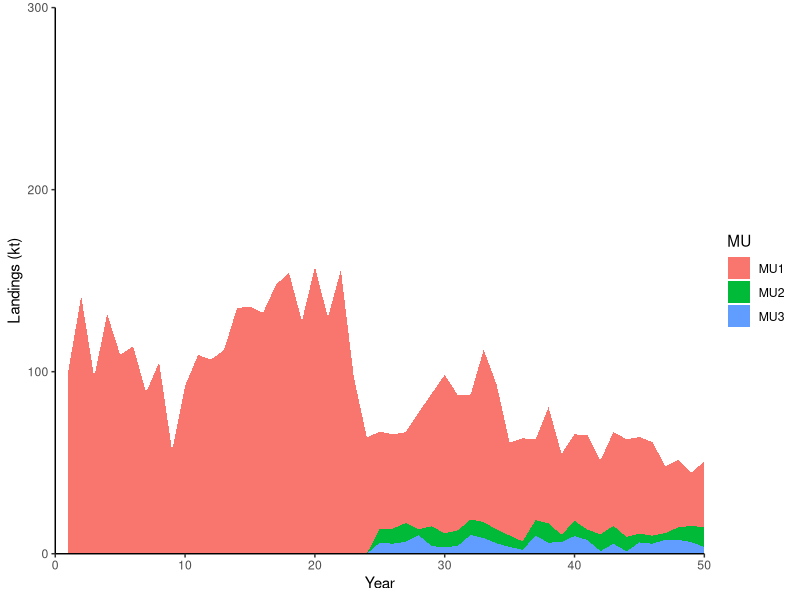
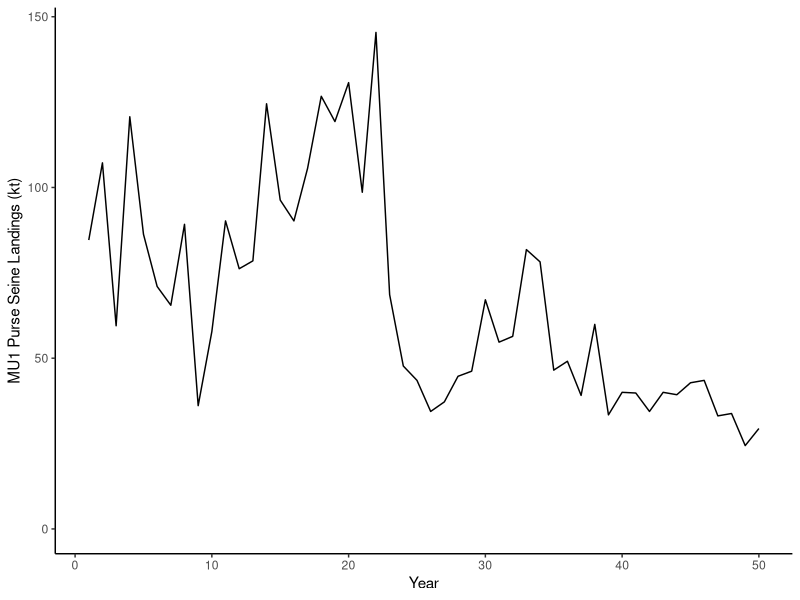
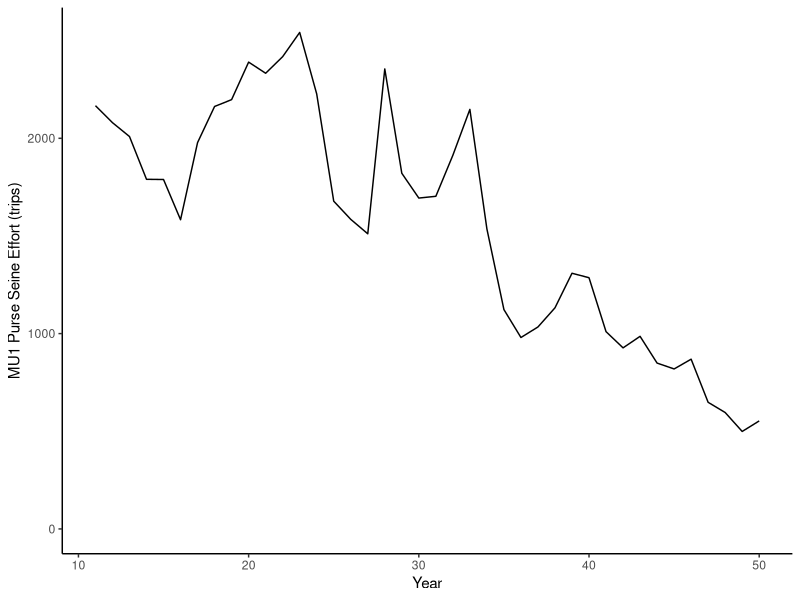
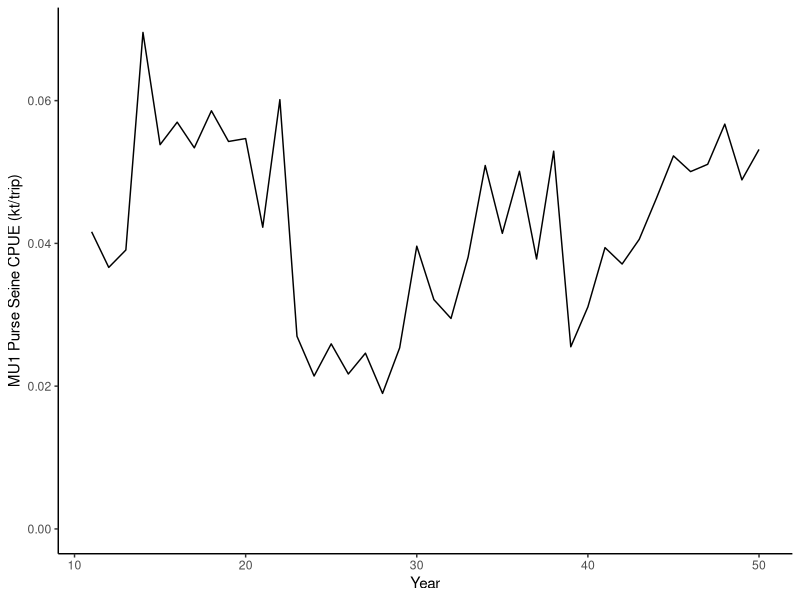
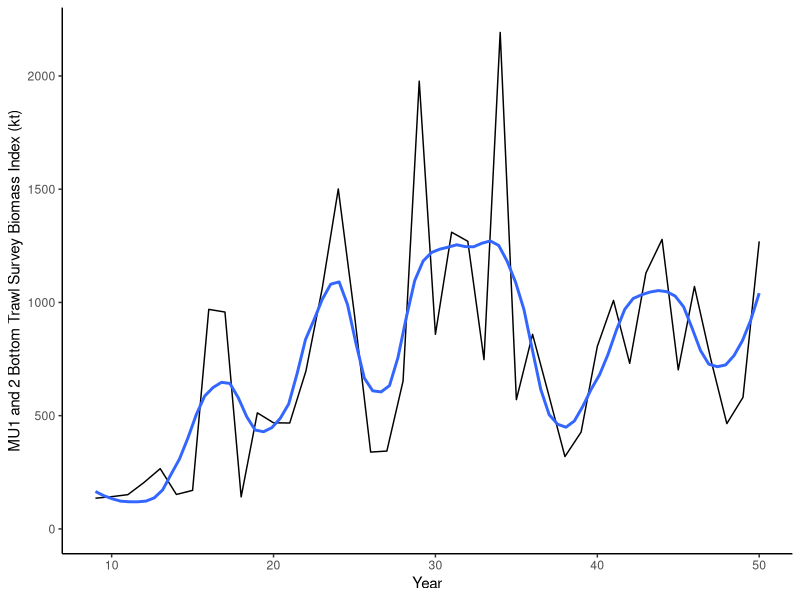
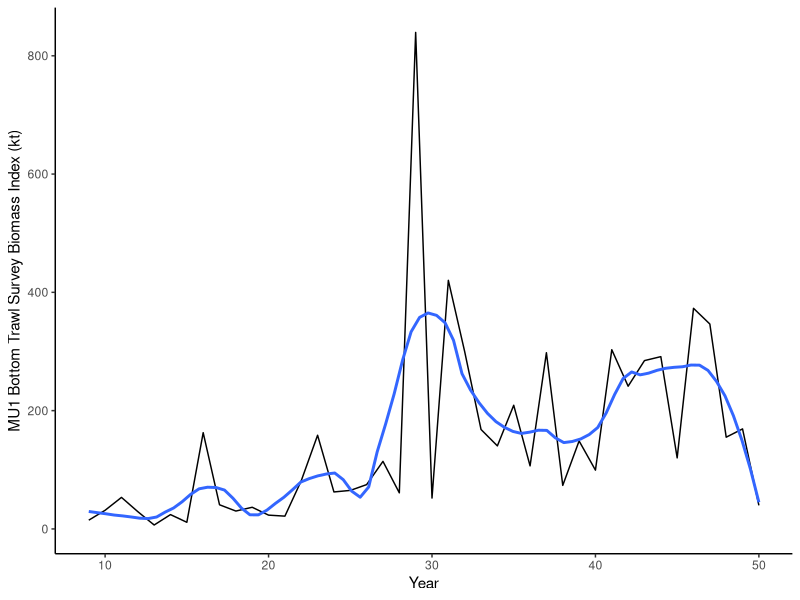
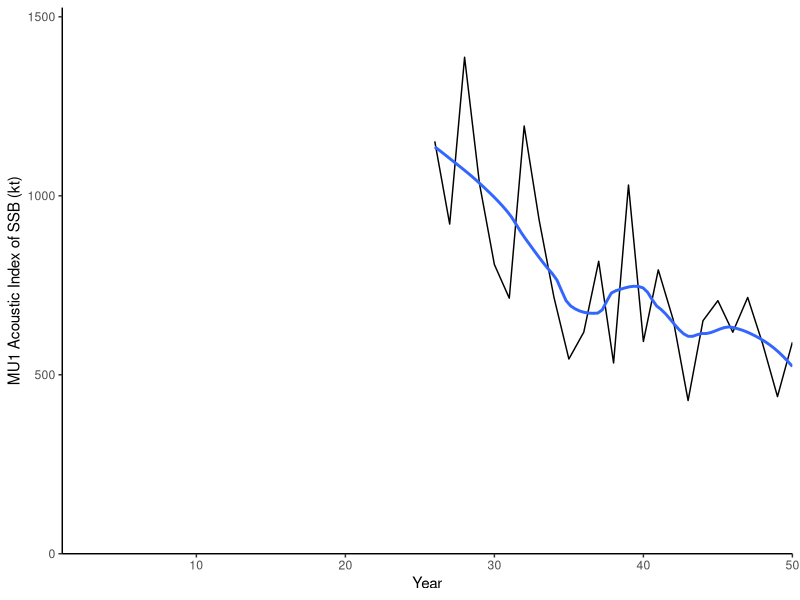

Source code (R) for these figures, in order: (Note: this script raises an error after producing the figures.)
rm(list=ls())
library(ggplot2)
L <- read.csv("Exercise 1/ex1_landings.csv")
D <- read.csv("Exercise 1/ex1_indices.csv")

head(L)
head(D)

#Calculate CPUE for purse seine fleet in SWNS/BoF
D$CPUE <- (D$PS_Catch_MU1)/D$PS_Effort

############################################################
#Plots
############################################################
#landings by MU
ggplot() + geom_area(data=L, mapping=aes(y=Landings_kt,x=Year,fill=MU)) +
  theme_classic() + labs(x='Year', y="Landings (kt)") +
  scale_x_continuous(limits = c(0,50), expand = c(0, 0)) +
  scale_y_continuous(limits = c(0,300), expand = c(0, 0)) 

#MU1 PS Catch
ggplot(D[!(is.na(D$PS_Catch_MU1)),],aes(y=PS_Catch_MU1,x=Year)) + geom_path() +
  theme_classic() + labs(x='Year', y="MU1 Purse Seine Landings (kt)") + expand_limits(y=0)

#MU1 PS Effort
ggplot(D[!(is.na(D$PS_Effort_MU1)),],aes(y=PS_Effort_MU1,x=Year)) + geom_path() +
  theme_classic() + labs(x='Year', y="MU1 Purse Seine Effort (trips)") + expand_limits(y=0)

#MU1 PS CPUE
ggplot(D[!(is.na(D$CPUE)),],aes(y=CPUE,x=Year)) + geom_path() +
  theme_classic() + labs(x='Year', y="MU1 Purse Seine CPUE (kt/trip)") + expand_limits(y=0)

#MU1 and MU2 Bottom trawl survey
ggplot(D[!(is.na(D$BT_Index_MU1_2)),],aes(y=BT_Index_MU1_2,x=Year)) + geom_path() +
  theme_classic() + labs(x='Year', y="MU1 and 2 Bottom Trawl Survey Biomass Index (kt)") + expand_limits(y=0) +
  geom_smooth(span=0.25,se=F)

#MU1  Bottom trawl survey
ggplot(D[!(is.na(D$BT_Index_MU1)),],aes(y=BT_Index_MU1,x=Year)) + geom_path() +
  theme_classic() + labs(x='Year', y="MU1 Bottom Trawl Survey Biomass Index (kt)") + expand_limits(y=0) +
  geom_smooth(span=0.25,se=F) 

#MU1 Acoustic Survey
ggplot(D[!(is.na(D$Ac_Index_MU1)),],aes(y=Ac_Index_MU1,x=Year)) + geom_path() +
  theme_classic() + labs(x='Year', y="MU1 Acoustic Index of SSB (kt)") + 
  scale_x_continuous(limits = c(1,50), expand = c(0, 0)) +
  scale_y_continuous(limits = c(0,1.1*max(D$Ac_Index_MU1,na.rm = T)), expand = c(0, 0))  +
  geom_smooth(span=0.5,se=F)
  
#MU3 Acoustic Surveys
ggplot(D[!(is.na(D$Ac_Index_MU3)),],aes(y=Ac_Index_MU3,x=Year)) + geom_path() +
  theme_classic() + labs(x='Year', y="MU3 Acoustic Index of SSB (kt)") + 
  scale_x_continuous(limits = c(1,50), expand = c(0, 0)) +
  scale_y_continuous(limits = c(0,1.1*max(D$Ac_Index_MU3,na.rm = T)), expand = c(0, 0))  +
  geom_smooth(span=0.5,se=F)






# some options for smoothing indices

#Add x yr moving average (example 3 years)
D$MA_Ac_Index_MU1 <- NA
D$MA_Ac_Index_MU1[D$Year%in%28:50] <- apply(cbind(D$Ac_Index_MU1[D$Year%in%28:50],
                                                  D$Ac_Index_MU1[D$Year%in%27:49],
                                                  D$Ac_Index_MU1[D$Year%in%26:48]),1,mean)

#Add loess smoother (example span = 0.5)
lsmooth <- loess(Ac_Index_MU1 ~ Year,data=D,span=0.5)  
D$lowess_Ac_Index_MU1 <- NA
D$lowess_Ac_Index_MU1[D$Year%in%26:50] <- predict(lsmooth)

ggplot(D[!is.na(D$Ac_Index_MU1),]) + geom_path(mapping=aes(y=Ac_Index_MU1,x=Year)) + theme_classic() + labs(x="Year", y="MU1 Acoustic SSB (kt)") + expand_limits(y=0,x=50) +
  geom_path(data=D[!is.na(D$MA_Ac_Index_MU1),],mapping=aes(y=MA_Ac_Index_MU1,x=Year),color="red") +
  geom_path(data=D[!is.na(D$lowess_Ac_Index_MU1),],mapping=aes(y=lowess_Ac_Index_MU1,x=Year),color="blue") 




